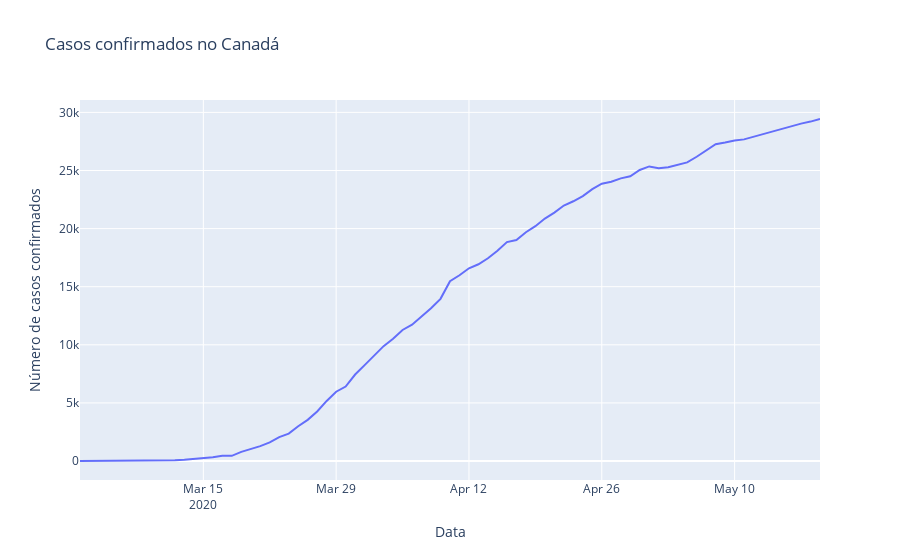

Here is the notebook cell this chart was saved with:
### Code cell
px.line(portugal, 'observationdate', 'confirmed', 
        labels={'observationdate':'Data', 'confirmed':'Número de casos confirmados'},
       title='Casos confirmados em Portugal')
